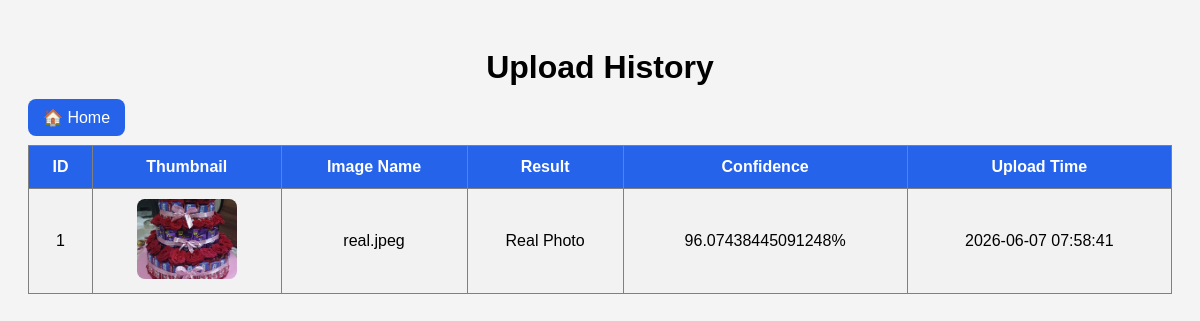
Before: /history with the older database file.
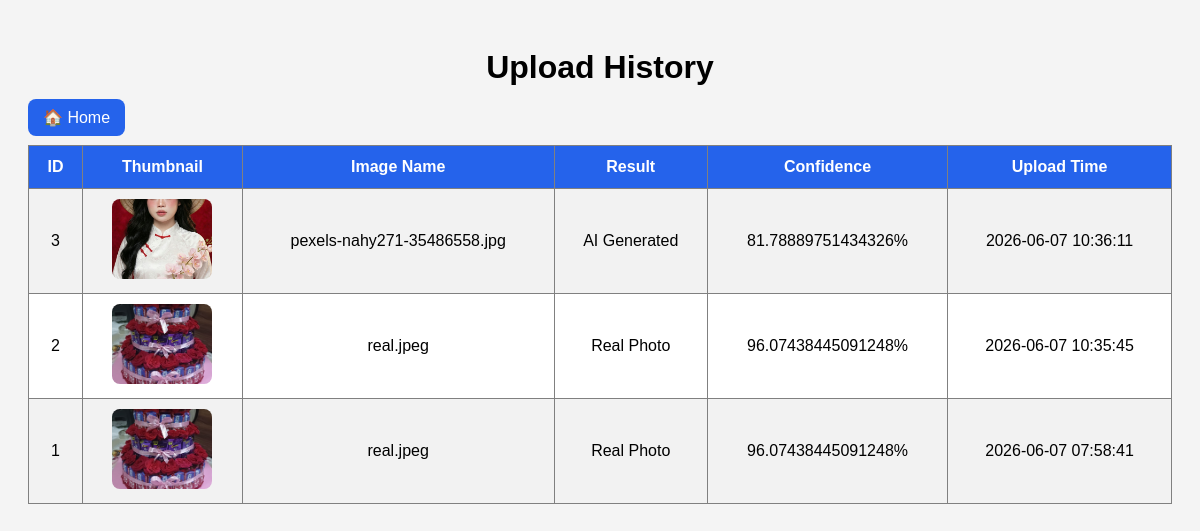
After: the same page with the newer database file.
### tables this page shows
CREATE TABLE history(
    id INTEGER PRIMARY KEY AUTOINCREMENT,
    image_name TEXT,
    result TEXT,
    confidence REAL,
    upload_time TIMESTAMP DEFAULT CURRENT_TIMESTAMP
);

### app.py (the view)
@app.route('/history')
def history():
    conn = sqlite3.connect("detector.db")
    cursor = conn.cursor()
    cursor.execute("""
    SELECT *
    FROM history
    ORDER BY id DESC
    """)
    rows = cursor.fetchall()
    conn.close()
    return render_template(
        "history.html",
        rows=rows
    )

### templates/history.html (shortened to what this page needs)
<!DOCTYPE html>
<html>
<head>
</head>
<body>
<h1>Upload History</h1>
<a href="/" class="home-btn">🏠 Home</a>
<br><br>
<table border="1">
<tr>
    <th>ID</th>
    <th>Thumbnail</th>
    <th>Image Name</th>
    <th>Result</th>
    <th>Confidence</th>
    <th>Upload Time</th>
</tr>
{% for row in rows %}
<tr>
    <td>{{ row[0] }}</td>
    <td>
       <img src="{{ url_for('uploaded_file', filename=row[1]) }}">
    </td>
    <td>{{ row[1] }}</td>
    <td>{{ row[2] }}</td>
    <td>{{ row[3] }}%</td>
    <td>{{ row[4] }}</td>
</tr>
{% endfor %}
</table>
</body>
</html>

### templates/history.html (style rules this page uses)
body { font-family:Arial; background:#f4f4f4; padding:20px; }
h1 { text-align:center; }
table { width:100%; border-collapse:collapse; background:white; }
th { background:#2563eb; color:white; padding:12px; }
td { padding:10px; text-align:center; }
tr:nth-child(even) { background:#f2f2f2; }
img { width:100px; height:80px; object-fit:cover; border-radius:8px; }
.home-btn { text-decoration:none; background:#2563eb; color:white; padding:10px 15px; border-radius:8px; }

Changed rows visible on the page:
added history: id "3", image_name (picture), image_name "pexels-nahy271-35486558.jpg", result "AI Generated", confidence "81.78889751434326", upload_time "2026-06-07 10:36:11"
added history: id "2", image_name (picture), image_name "real.jpeg", result "Real Photo", confidence "96.07438445091248", upload_time "2026-06-07 10:35:45"
